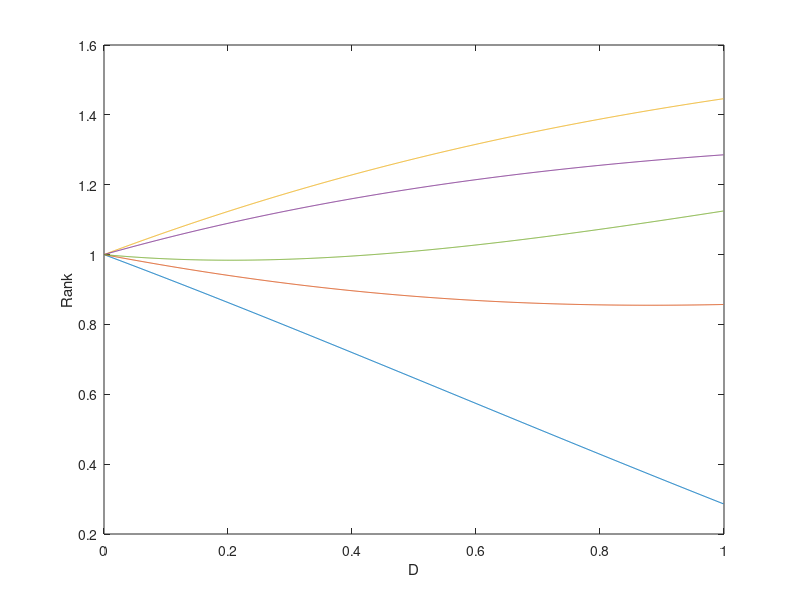

Reproduce this figure in MATLAB.
% Homework Program 1
%
% Name:     Dolan, Shane
% Section:  20
% Date:     10/08/2018

% *** Get user input for value of N ***
N = input('Enter one dimension of the matrix: ');

% This function creates a matrix called H of a size NxN that contains
% random integer values ranging from 0 to 1. 
H = randi([0 1],N,N);
% This sets the value of the element in the position 1:N+1 to 0 in every
% column. Effectivley, this creates a diagonal line of 0s across matrix H.
% This makes every N+1 term a 0 as you travel through each row of the
% matrix.
H(1:N+1:end) = 0;
% Divide each column by the sum of its entries, or if the column is all
% zeros then keep it all zeros by dividing by 1. This line divides 1 by the
% number of non-zero elements in each column and then replaces each of the
% non-zero elements in that column with the result.
H = H./max(1,sum(H,1));

% *** Create an identity matrix of the proper size ***
I = eye(N);
% *** Create a vector of ones of the proper size ***
one = ones(N,1);

% *** Create a vector of damping ratio values, starting at 0.001 and
% going to 0.999 in increments of 0.001 ***
d_vec = 0.001:0.001:0.999;
% *** Create a matrix to store the rank vector for every value of the
% damping ratio ***
%------------------------------------
r_mat = [N,999];

% This is called a "for loop", and it repeats its contents a
% predetermined number of times.  In this case, it repeats as many
% times as there are elements in "d_vec".  During each iteration, it
% takes a single value from "d_vec" and calculates the ranks of all the
% pages for that specific damping ratio.  Then, it stores the results
% in the matrix "r_mat".
for ii = 1:length(d_vec)
    % This assigns a single value from "d_vec" to the variable "d"
    d = d_vec(ii);
    

    % *** Solve the PageRank problem and store the results in "r" ***
    %r = ((-d*H_I)\((1-d))
    r = inv(I-d*H)*((1-d)*one);

    % This stores the rank vector that was just computed in the
    % appropriate column of the matrix "r_mat", corresponding to the
    % damping ratio that we used.
    r_mat(1:N,ii) = r;
end

% This opens Figure 1, so that we don't open a new figure every time we
% run the code
figure(1);

% *** Plot the rankings matrix "r_mat" against the vector of damping
% ratios "d_vec" ***
plot(d_vec,r_mat)

% *** Label the x-axis "d" ***
xlabel('D')

% *** Label the y-axis "Rank" ***
ylabel('Rank')

% This counts how many times there's a switch in rank.  The code goes
% through the ranks matrix "r_mat", and finds every time there is a
% change in the order of the ranks.  Then, it sums up how many times such a
% switch occurred.
[~,s] = sort(r_mat);
% This finds the number of switches.
switch_num = sum(any(diff(s,1,2)));

% *** Use an "fprintf" statement to print how many rank switches there
% were ***
fprintf('there rank switched %f times', switch_num)
%Quesitons
%-------------
%3a) The ranking order swithces more when the hyperlink matrix size
%increases
%3b) When you plug in 0 for each of the pages into the page rank equation,
%the solution for each web page is 0. Another way to look at this is that
%when the dampening ratio is 0, it is synonymous with randonly typing the
%url of a website. This yields the probability of finding a website if it
%is not linked to by any other pages.
%3c) There are only 3 visible lines so it is possible that the ranks of
%each of these lines switch continuoously throughout the loop making their
%paths on the plot look the same and the number of switches really high.
%4a) 0 
%4b) 2
%4b) The rank of page one is 0.5765. This is the 3rd highest r value of the
%4 pages.

